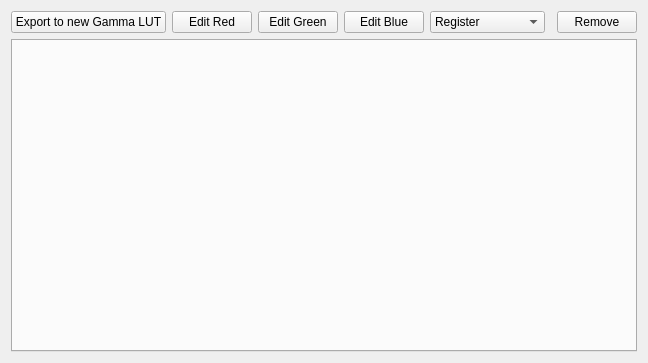
<?xml version="1.0" encoding="UTF-8"?>
<ui version="4.0">
 <class>GMAWidget</class>
 <widget class="QWidget" name="GMAWidget">
  <property name="geometry">
   <rect>
    <x>0</x>
    <y>0</y>
    <width>643</width>
    <height>363</height>
   </rect>
  </property>
  <property name="windowTitle">
   <string>GMA Widget</string>
  </property>
  <layout class="QGridLayout" name="gridLayout">
   <item row="1" column="0" colspan="7">
    <widget class="QTabWidget" name="colourTabs_tw">
     <property name="currentIndex">
      <number>-1</number>
     </property>
    </widget>
   </item>
   <item row="0" column="2">
    <widget class="QPushButton" name="editGreen_btn">
     <property name="text">
      <string>Edit Green</string>
     </property>
    </widget>
   </item>
   <item row="0" column="6">
    <widget class="QPushButton" name="remove_btn">
     <property name="text">
      <string>Remove</string>
     </property>
    </widget>
   </item>
   <item row="0" column="0">
    <widget class="QPushButton" name="new_btn">
     <property name="text">
      <string>Export to new Gamma LUT</string>
     </property>
    </widget>
   </item>
   <item row="0" column="3">
    <widget class="QPushButton" name="editBlue_btn">
     <property name="text">
      <string>Edit Blue</string>
     </property>
    </widget>
   </item>
   <item row="0" column="1">
    <widget class="QPushButton" name="editRed_btn">
     <property name="text">
      <string>Edit Red</string>
     </property>
    </widget>
   </item>
   <item row="0" column="5">
    <spacer name="horizontalSpacer">
     <property name="orientation">
      <enum>Qt::Horizontal</enum>
     </property>
     <property name="sizeHint" stdset="0">
      <size>
       <width>40</width>
       <height>20</height>
      </size>
     </property>
    </spacer>
   </item>
   <item row="0" column="4">
    <widget class="QComboBox" name="range_lb">
     <item>
      <property name="text">
       <string>Register</string>
      </property>
     </item>
     <item>
      <property name="text">
       <string>Preview 0 - 255</string>
      </property>
     </item>
    </widget>
   </item>
  </layout>
 </widget>
 <resources/>
 <connections/>
</ui>
